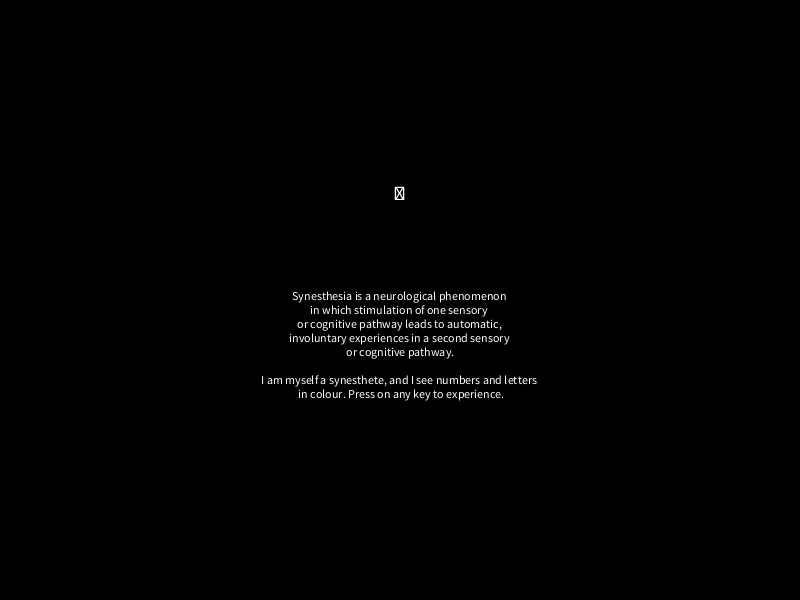
Frame 1 (no input)
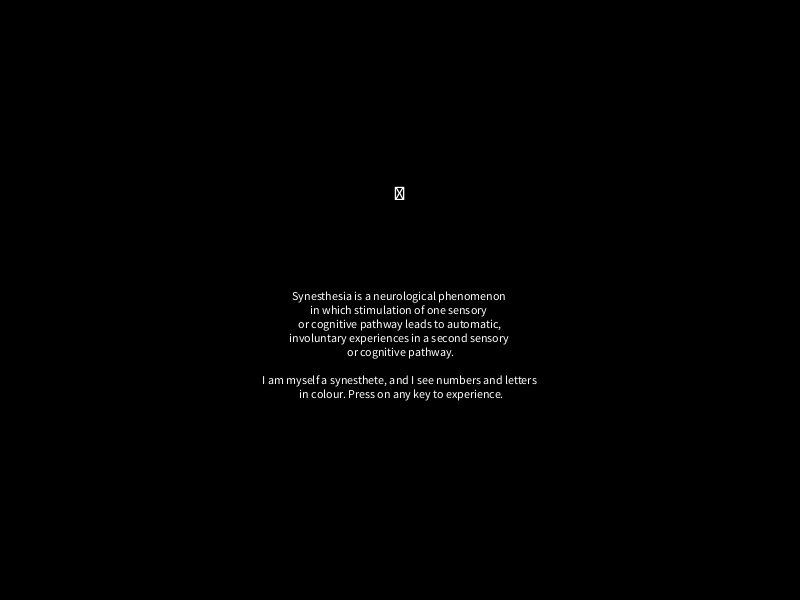
Frame 60 (the mouse pressed at the canvas centre just before this capture)
Frame 120 (the mouse held since frame 60 and released just before this capture): identical to frame 60, image omitted

The Processing sketch that drew these frames (run headless with seeded random() and noise(); from frame 60 on, the mouse is pressed at the canvas centre):

// Processing sketch: processing_145969
// ── processing_145969.pde

int r, g, b;
String sentence ; 
boolean pressedKey;
void setup()
{
  size(800, 600);
  smooth();
}

void draw()
{
  background(r, g, b);

  //Intro
  fill(255);
  textAlign(CENTER);
  sentence="Synesthesia is a neurological phenomenon \n";
  sentence += "in which stimulation of one sensory \n ";
  sentence+= "or cognitive pathway leads to automatic, \n";
  sentence += "involuntary experiences in a second sensory \n";
  sentence+= "or cognitive pathway.\n\n";
  sentence+= "I am myself a synesthete, and I see numbers and letters \n ";
  sentence+= "in colour. Press on any key to experience.";

  textSize(12);
  text( sentence, width/2, height/2);
  
  textSize(20);
  text(key, width/2, 200);
  
}
 

void keyReleased()
{  
  
 switch ( key ) {
  case 'a':
    r = 95;
    g = 13;
    b = 6;
    break;
  case 'b':
    r = 16;
    g = 141;
    b = 222;
    break;
  case 'c':
    r = 255;
    g = 158;
    b = 0;
    break;
  case 'd':
    r = 250;
    g = 0;
    b = 96;
    break;
  case 'e':
    r = 0;
    g = 0;
    b = 255;
    break;
  case 'f':
    r = 27;
    g = 206;
    b = 37;
    break;
  case 'g':
    r = 106;
    g = 62;
    b = 7;
    break;
  case 'h':
    r = 237;
    g = 55;
    b = 45;
    break;
  case 'i':
    r = 198;
    g =198;
    b =198;
    break;
  case 'j':
    r = 6;
    g =196;
    b =17;
    break;
  case 'k':
    r = 255;
    g =0;
    b =0;
    break;
  case 'l':
    r = 88;
    g =53;
    b =0;
    break;
  case 'm':
    r = 9;
    g =95;
    b =15;
    break;
  case 'n':
    r = 7;
    g = 104;
    b = 180;
    break;
  case 'o':
    r = 67;
    g = 67;
    b = 67;
    break;
  case 'p':
    r = 255;
    g = 64;
    b = 122;
    break;
  case 'q':
    r = 193;
    g = 4;
    b = 86;
    break;
  case 'r':
    r = 52;
    g = 29;
    b = 2;
    break;
  case 's':
    r = 26;
    g = 78;
    b = 8;
    break;
  case 't':
    r = 4;
    g = 9;
    b = 126;
    break;
  case 'u':
    r = 247;
    g = 140;
    b = 147;
    break;
  case 'v':
    r = 255;
    g = 193;
    b = 36;
    break;
  case 'w':
    r = 255;
    g = 143;
    b = 3;
    break;
  case 'x':
    r = 170;
    g = 169;
    b = 168; 
    break;
  case 'y':
    r = 255;
    g = 171;
    b = 13;
    break;
  case 'z':
    r = 85;
    g = 85;
    b = 85;
    break;
  case '1':
    r = 200;
    g = 200;
    b = 200;
    break;
  case '2':
    r = 2;
    g = 170;
    b = 31;
    break;
  case '3':
    r = 9;
    g = 115;
    b = 219;
    break;
  case '4':
    r = 255;
    g = 205;
    b = 0;
    break;
  case '5':
    r = 255;
    g = 0;
    b = 0;
    break;
  case '6':
    r = 255;
    g = 0;
    b = 119;
    break;
  case '7':
    r = 54;
    g = 28;
    b = 1;
    break;
  case '8':
    r = 111;
    g = 2;
    b = 234;
    break;
  case '9':
    r = 234;
    g = 135;
    b = 5;
    break;
  case '0':
    r = 240;
    g = 240;
    b = 240;
    break;
  default:
    r = 0;
    g = 0;
    b = 0;
    break;
  }
}
